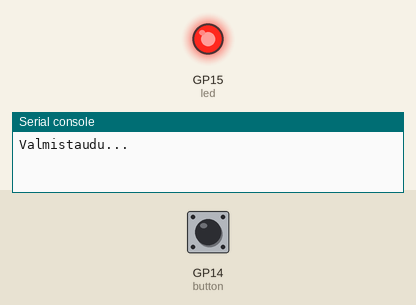
This program was run on a simulated Raspberry Pi Pico running MicroPython. Parts: output pins drawn as LEDs (lit = HIGH), the last lines printed to the serial console. Wiring (from the project's diagram.json): green button on GP14, red LED on GP15. Inputs (shaded band) come from the test bench; at power-on: GP14 (button) LOW. Random numbers come from a fixed seed.

Above: at 0.1 s.
At 3.1 s:
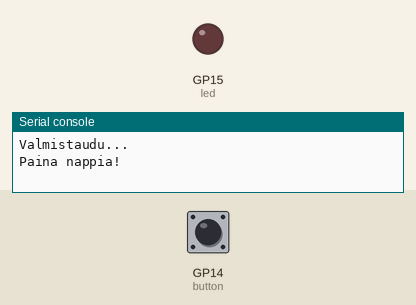
Timing chart, 0 to 4.6 s (numbered marks = the images above):
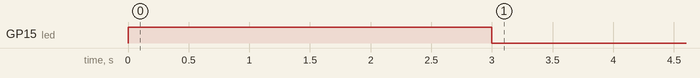

Measured:
- by itself, GP15 (led): LOW → HIGH at 0.00 s, → LOW 3.0 s later

The program:

main.py
```python
import utime
import machine
import urandom


button = machine.Pin(14, machine.Pin.IN, machine.Pin.PULL_DOWN)
led = machine.Pin(15, machine.Pin.OUT)
timer_start = 0

def button_handler(pin):
    button.irq(handler=None)
    reaction_time = utime.ticks_diff(utime.ticks_ms(), timer_start)
    print("Reaktioaikasi: {} ms".format(reaction_time))


print("Valmistaudu...")
led.value(1)
utime.sleep(urandom.getrandbits(3) + 2)
led.value(0)
timer_start = utime.ticks_ms()
print("Paina nappia!")


button.irq(trigger=machine.Pin.IRQ_RISING, handler=button_handler)
```
